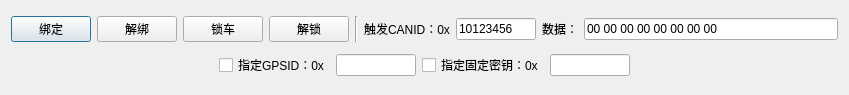
<?xml version="1.0" encoding="UTF-8"?>
<ui version="4.0">
 <class>LockOperateDialog</class>
 <widget class="QDialog" name="LockOperateDialog">
  <property name="geometry">
   <rect>
    <x>0</x>
    <y>0</y>
    <width>849</width>
    <height>95</height>
   </rect>
  </property>
  <property name="windowTitle">
   <string>锁车控制 - 通道 0</string>
  </property>
  <layout class="QGridLayout" name="gridLayout">
   <item row="0" column="0">
    <layout class="QHBoxLayout" name="horizontalLayout_4">
     <item>
      <widget class="QPushButton" name="bindButton">
       <property name="text">
        <string>绑定</string>
       </property>
      </widget>
     </item>
     <item>
      <widget class="QPushButton" name="unbindButton">
       <property name="text">
        <string>解绑</string>
       </property>
      </widget>
     </item>
     <item>
      <widget class="QPushButton" name="unlockButton">
       <property name="text">
        <string>锁车</string>
       </property>
      </widget>
     </item>
     <item>
      <widget class="QPushButton" name="lockButton">
       <property name="text">
        <string>解锁</string>
       </property>
      </widget>
     </item>
     <item>
      <widget class="Line" name="line_5">
       <property name="orientation">
        <enum>Qt::Vertical</enum>
       </property>
      </widget>
     </item>
     <item>
      <widget class="QLabel" name="label">
       <property name="text">
        <string>触发CANID：0x</string>
       </property>
      </widget>
     </item>
     <item>
      <widget class="QLineEdit" name="lockTriggerCanidLineEdit">
       <property name="maximumSize">
        <size>
         <width>80</width>
         <height>16777215</height>
        </size>
       </property>
       <property name="text">
        <string>10123456</string>
       </property>
      </widget>
     </item>
     <item>
      <widget class="QLabel" name="label_2">
       <property name="text">
        <string>数据：</string>
       </property>
      </widget>
     </item>
     <item>
      <widget class="QLineEdit" name="lockTriggerDataLineEdit">
       <property name="minimumSize">
        <size>
         <width>150</width>
         <height>0</height>
        </size>
       </property>
       <property name="text">
        <string>00 00 00 00 00 00 00 00</string>
       </property>
      </widget>
     </item>
    </layout>
   </item>
   <item row="1" column="0">
    <layout class="QHBoxLayout" name="horizontalLayout_5">
     <item>
      <spacer name="horizontalSpacer">
       <property name="orientation">
        <enum>Qt::Horizontal</enum>
       </property>
       <property name="sizeHint" stdset="0">
        <size>
         <width>40</width>
         <height>20</height>
        </size>
       </property>
      </spacer>
     </item>
     <item>
      <widget class="QCheckBox" name="assignGPSIDCheckBox">
       <property name="text">
        <string>指定GPSID：0x</string>
       </property>
      </widget>
     </item>
     <item>
      <widget class="QLineEdit" name="GPSIDLineEdit">
       <property name="sizePolicy">
        <sizepolicy hsizetype="Minimum" vsizetype="Fixed">
         <horstretch>0</horstretch>
         <verstretch>0</verstretch>
        </sizepolicy>
       </property>
       <property name="maximumSize">
        <size>
         <width>80</width>
         <height>16777215</height>
        </size>
       </property>
      </widget>
     </item>
     <item>
      <widget class="QCheckBox" name="solidkeyCheckBox">
       <property name="text">
        <string>指定固定密钥：0x</string>
       </property>
      </widget>
     </item>
     <item>
      <widget class="QLineEdit" name="solidkeyLineEdit">
       <property name="sizePolicy">
        <sizepolicy hsizetype="Minimum" vsizetype="Fixed">
         <horstretch>0</horstretch>
         <verstretch>0</verstretch>
        </sizepolicy>
       </property>
       <property name="maximumSize">
        <size>
         <width>80</width>
         <height>16777215</height>
        </size>
       </property>
      </widget>
     </item>
     <item>
      <spacer name="horizontalSpacer_2">
       <property name="orientation">
        <enum>Qt::Horizontal</enum>
       </property>
       <property name="sizeHint" stdset="0">
        <size>
         <width>40</width>
         <height>20</height>
        </size>
       </property>
      </spacer>
     </item>
    </layout>
   </item>
  </layout>
 </widget>
 <resources/>
 <connections/>
</ui>
